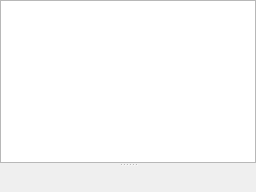
      <widget class="QWidget" name="page_id_library">
       <layout class="QVBoxLayout" name="verticalLayout_14">
        <property name="leftMargin">
         <number>0</number>
        </property>
        <property name="topMargin">
         <number>0</number>
        </property>
        <property name="rightMargin">
         <number>0</number>
        </property>
        <property name="bottomMargin">
         <number>0</number>
        </property>
        <item>
         <widget class="QSplitter" name="splitter_8">
          <property name="orientation">
           <enum>Qt::Vertical</enum>
          </property>
          <widget class="QTableView" name="tableView_id_library">
           <property name="sizePolicy">
            <sizepolicy hsizetype="Expanding" vsizetype="Expanding">
             <horstretch>0</horstretch>
             <verstretch>0</verstretch>
            </sizepolicy>
           </property>
           <property name="contextMenuPolicy">
            <enum>Qt::CustomContextMenu</enum>
           </property>
           <property name="editTriggers">
            <set>QAbstractItemView::NoEditTriggers</set>
           </property>
           <property name="selectionMode">
            <enum>QAbstractItemView::SingleSelection</enum>
           </property>
           <property name="selectionBehavior">
            <enum>QAbstractItemView::SelectRows</enum>
           </property>
           <attribute name="verticalHeaderVisible">
            <bool>false</bool>
           </attribute>
           <attribute name="verticalHeaderMinimumSectionSize">
            <number>20</number>
           </attribute>
           <attribute name="verticalHeaderDefaultSectionSize">
            <number>20</number>
           </attribute>
           <attribute name="verticalHeaderStretchLastSection">
            <bool>false</bool>
           </attribute>
          </widget>
          <widget class="ToolsWidget" name="widgetHex_id_library" native="true"/>
         </widget>
        </item>
       </layout>
      </widget>
